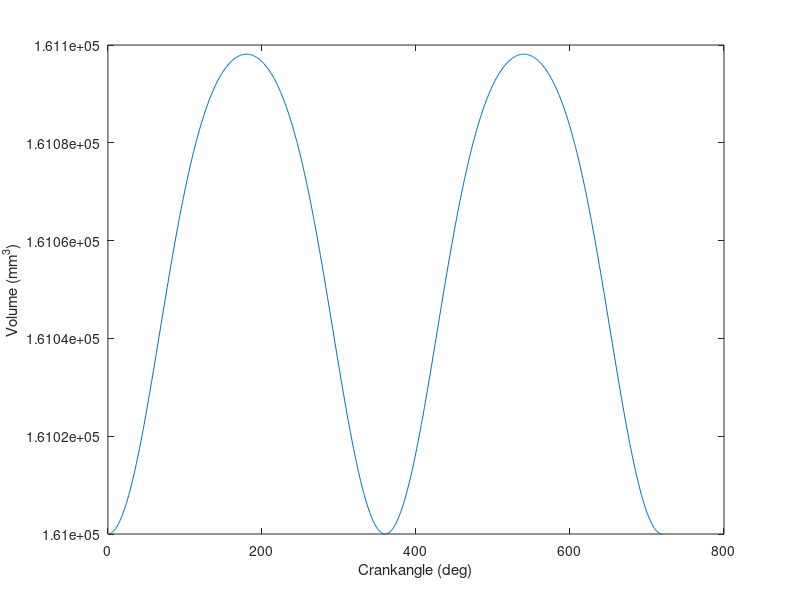

Source code (MATLAB):
vc=1.61*10^5;                                                   %clearance volume
l= input ('enter the connecting rod length :');                 %263 -connecting rod length
stroke = input('enter the stroke length:');                     %165.1 - stroke length value
a=stroke/2;                                                     %a values aids in the stroke length calculation i.e. stroke = a*2
bore=input ('enter the bore value:');                           %137.2 - Bore value
z=1;                                                  
for crankangle=0:1:720
    y1(z)= (l*l)-((a*a)* (sind(crankangle)* sind(crankangle)));
    y2(z)= y1(z)^0.5;
    s(z)= (a*cosd(crankangle)) + y2(z);                        % calculation of distance between crankshaft and piston pin. 
    vs1(z)= 0.785*bore*bore*(l+a-s(z));                        % calculation of cylinder volume as a function of crankangle.  
    v2(z)=(vc+vs1(z));                                         % Total volume
    crankanglee(z)=crankangle;
    volume(z)=v2(z);
    z=z+1;
end

plot(crankanglee,v2)
xlabel('Crankangle (deg)')
ylabel('Volume (mm^3)')
    